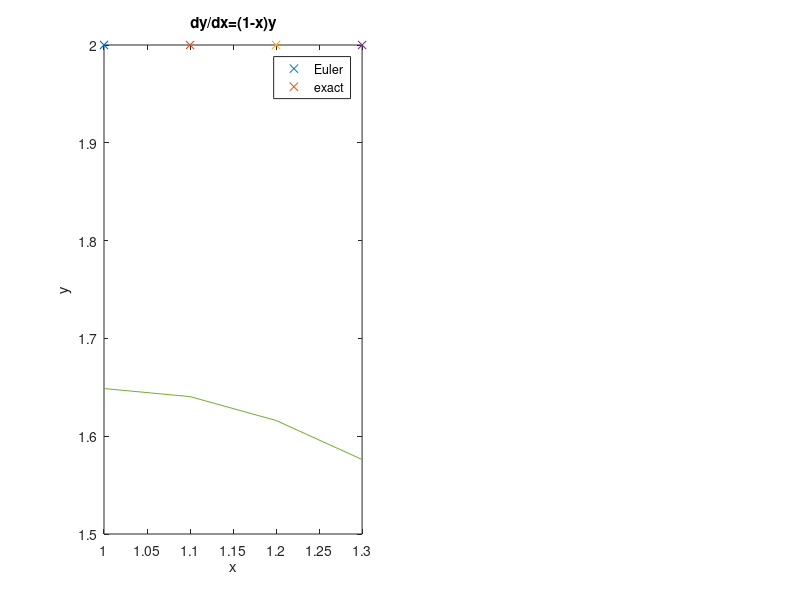

The MATLAB source for this figure:
%% ME 3001 - Mechanical Engineering Analysis
% 
% Tristan Hill - modified from Dr. Han - 7/21/2014
%
% Euler's and Crank-Nicolson Runga-Kutta methods
%
% Example 1 
%% 

clear all
close all 
clc

% ODE to solve: dy/dx=(1-x)y, initial condition y=1 at x=0
slopeFun=@(x,y) x^5*exp(2*x)+(3/x)*y;

h=0.1; %independent variable step size
xmin=1;
xmax=1.3;
x=xmin:h:xmax; %range of independent variable values

y(1)=2; %initial condition (crank nicolson)
y_eu(1)=2; %initial condition (eulers)


ye=exp(x-x.^2/2); %exact solution 

%% Euler's Method

for i=1:length(x)-1
   y_eu(i+1)=y_eu(i)+slopeFun(x(i),y_eu(i))*h; 
end

subplot(1,2,1)
plot(x,y,'x',x,ye)
title('dy/dx=(1-x)y')
legend('Euler','exact')
xlabel('x');ylabel('y')
